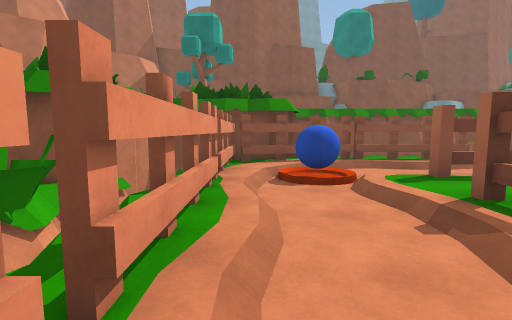
View 1 (above)

22 first-person views from a walk through a scene from a Unity 3-D project. The camera is 1.2 m above the floor, tilts 6° down and sees 85° across. The floor is counted in squares, 1.29 m on a side. Each view is taken from the middle of a square. On the plan, view 1 faces up. The plan holds only what a view shows up to about 11 squares ahead; the rest is blank. The place goes on beyond the plan. The player character is not drawn. Some animated figures are left out. Surface patterns are stand-ins for the level's own textures.

View 2
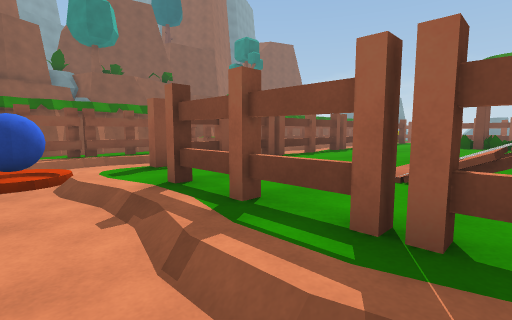

View 3
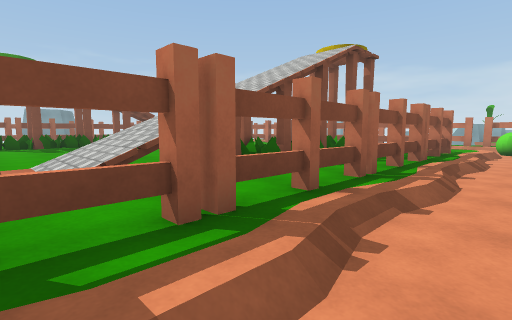

View 4
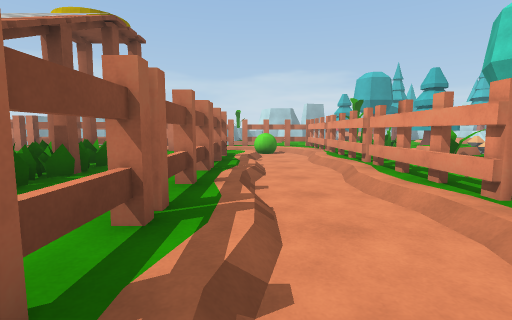

View 5
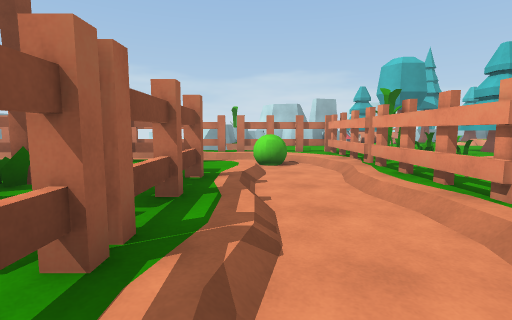

View 6
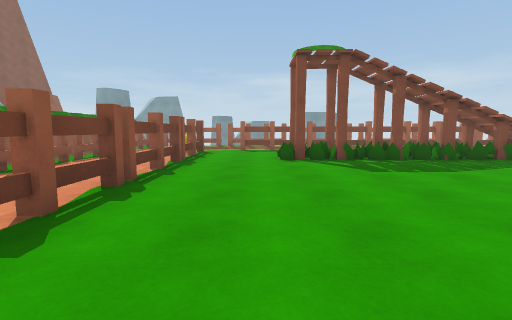

View 7
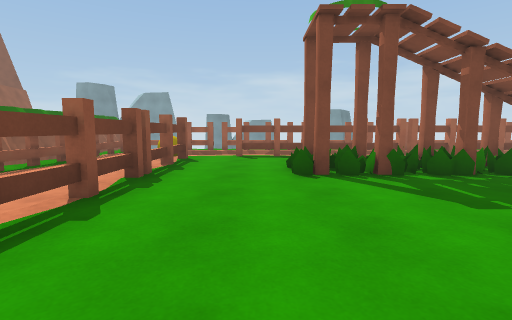

View 8
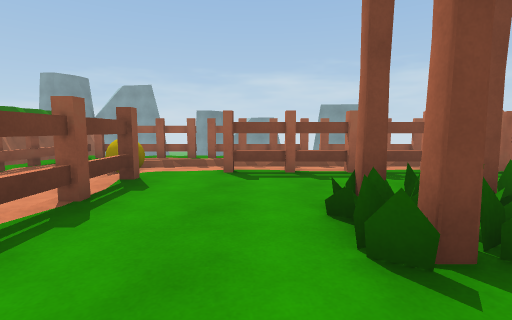

View 9
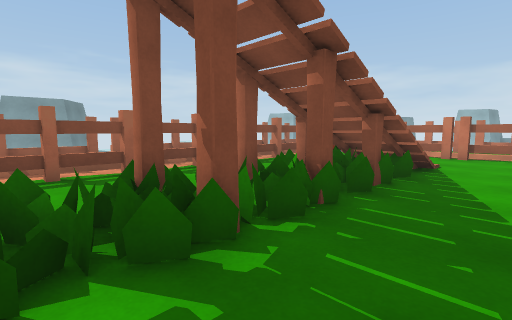

View 10
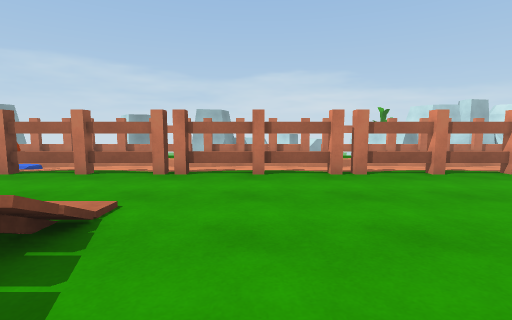

View 11
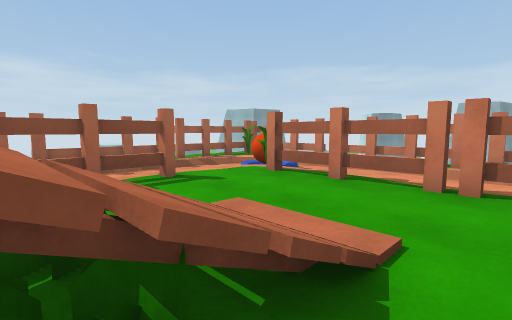

View 12
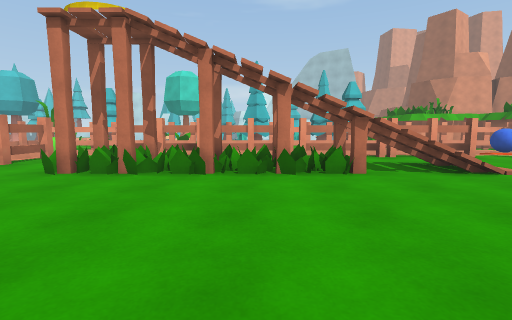

View 13
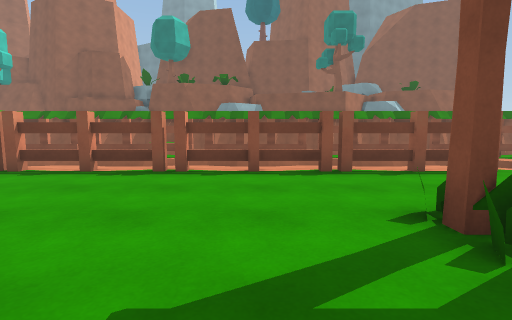

View 14
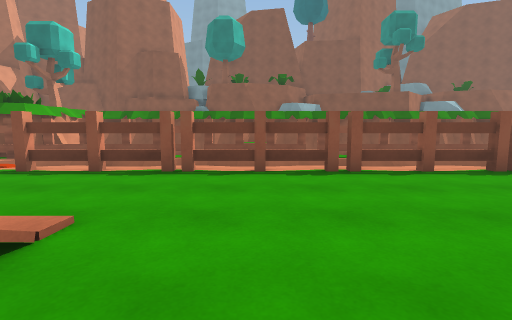

View 15
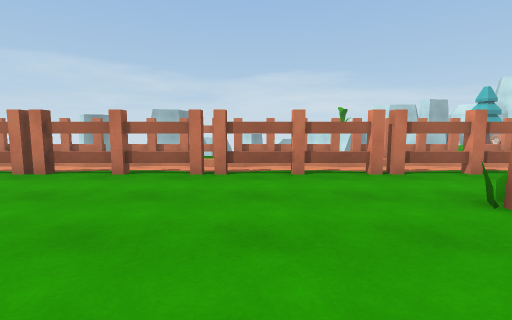

View 16
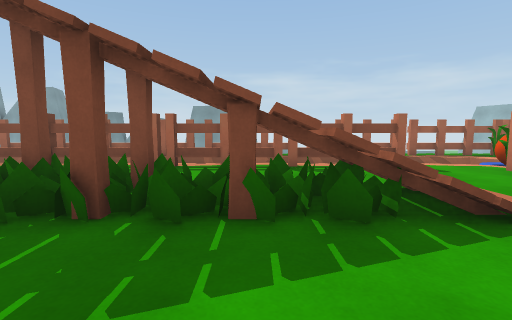

View 17
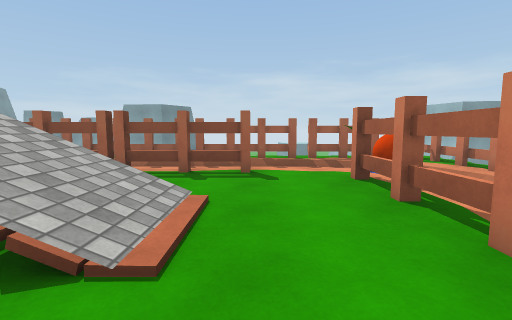

View 18
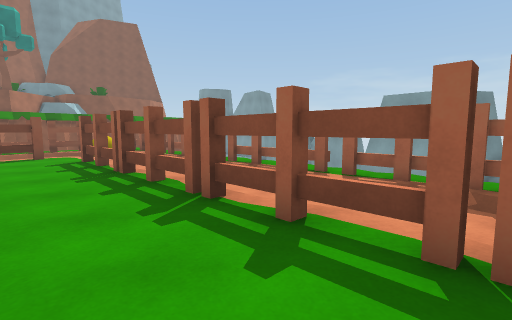

View 19
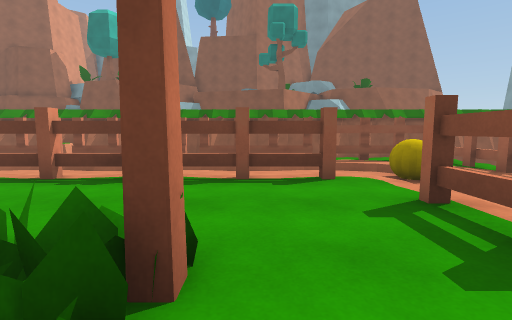

View 20
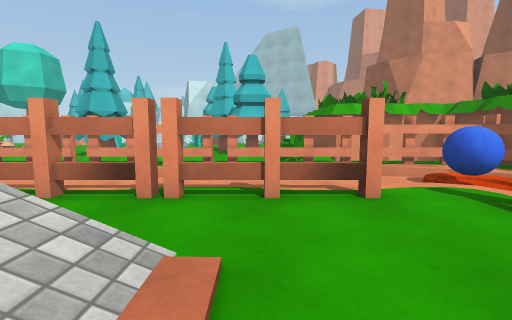

View 21
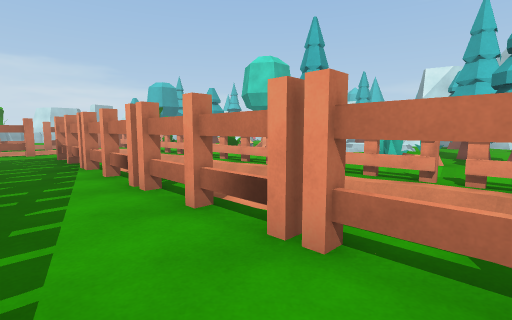

View 22
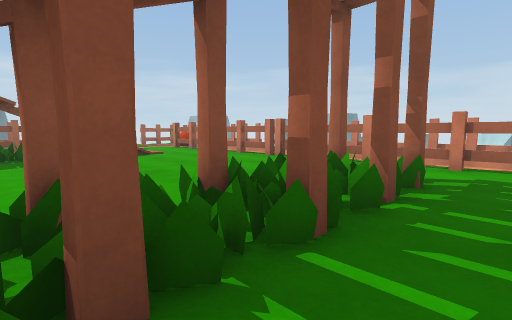

### Floor plan
Key: @ floor where view 1 was taken; # wall or solid block; x gap in a wall; . main floor; - floor 0.25 m lower than the main floor; : floor 0.75 m higher than the main floor; / step, stairs or slope; = window, fence, low wall or low ledge; v drop or lower ground; R rock; B blue ball; F fence; Y yellow ball; A ball; T pine tree; O other object.
Columns run from 3 left of view 1 to 23 right of it. Each row starts with its distance up from view 1.
 11     RR
 10    ORR
  9 RRRRR##=#=x=#=x=#=x=#=x##v#
  8 RR##.///////////////////..v
  7 R x.O-------------------Y.x
  6 R v/B-////.///.///.////--.v
  5 R x/-/.O.OOOOOOOOOOO.O./-/x
  4 R #/-/................./-/=
  3 OOv/-/F...............F/-/=
  2   =/-/F............#..F/-/#
  1   x/-/F.///.......#O..F/-/x
  0   #@-/F.#//.......##..F/ /=
 -1   v/-/F. //.......O...F/ /=
 -2   =/-/F.x=#.......##.../-/#
 -3 T x/-/F.#O#.......##..F/-/x
 -4 T #/-/F............O..F/-/#
 -5 T x/-/F.#O#.......//..F/-/#
 -6   =/-/F..O........//..F/-/#
 -7   x/-/F.#.#.......O:.../-/v
 -8   #/-/F.#O........///.F/-/#
 -9   v/-/F...............F/-/#
-10   #/-/................./-/#
-11   x/-/.OOOOOOOOOOOOOOOO/-/v
-12   x/OO////////////////-A-.x
-13   v./-----------------OA/.v
-14   x....///.///.///.///...O#
-15   xvvvx#=vx#= x#=vx#=vxvv##

Where each view was taken, in squares from view 1:
view 1: 0 up, 0 right, facing up
view 2: 0 up, 1 right, facing up-right
view 3: 2 up, 1 right, facing down-right
view 4: 0 up, 2 right, facing down
view 5: 4 down, 2 right, facing down
view 6: 3 up, 6 right, facing right
view 7: 3 up, 9 right, facing right
view 8: 3 up, 13 right, facing right
view 9: 0 up, 13 right, facing down-right
view 10: 5 down, 13 right, facing down
view 11: 6 down, 14 right, facing down-right
view 12: 4 down, 13 right, facing left
view 13: 1 down, 13 right, facing up
view 14: 1 down, 9 right, facing up
view 15: 5 down, 10 right, facing down
view 16: 5 down, 12 right, facing right
view 17: 9 down, 13 right, facing right
view 18: 6 down, 17 right, facing up-right
view 19: 0 up, 17 right, facing up
view 20: 2 up, 7 right, facing left
view 21: 2 up, 5 right, facing down-left
view 22: 3 down, 4 right, facing down-right
